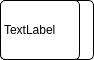
<?xml version="1.0" encoding="UTF-8"?>
<ui version="4.0">
 <class>CoordinateToolTip</class>
 <widget class="QWidget" name="CoordinateToolTip">
  <property name="geometry">
   <rect>
    <x>0</x>
    <y>0</y>
    <width>94</width>
    <height>60</height>
   </rect>
  </property>
  <property name="windowTitle">
   <string>CoordinateToolTip</string>
  </property>
  <property name="styleSheet">
   <string notr="true">QWidget {
	background-color: white;
    border: 1px solid black;
	border-radius: 5px;     
}
</string>
  </property>
  <widget class="QLabel" name="coordinate_label">
   <property name="geometry">
    <rect>
     <x>0</x>
     <y>0</y>
     <width>80</width>
     <height>60</height>
    </rect>
   </property>
   <property name="styleSheet">
    <string notr="true"/>
   </property>
   <property name="text">
    <string>TextLabel</string>
   </property>
  </widget>
 </widget>
 <resources/>
 <connections/>
</ui>
